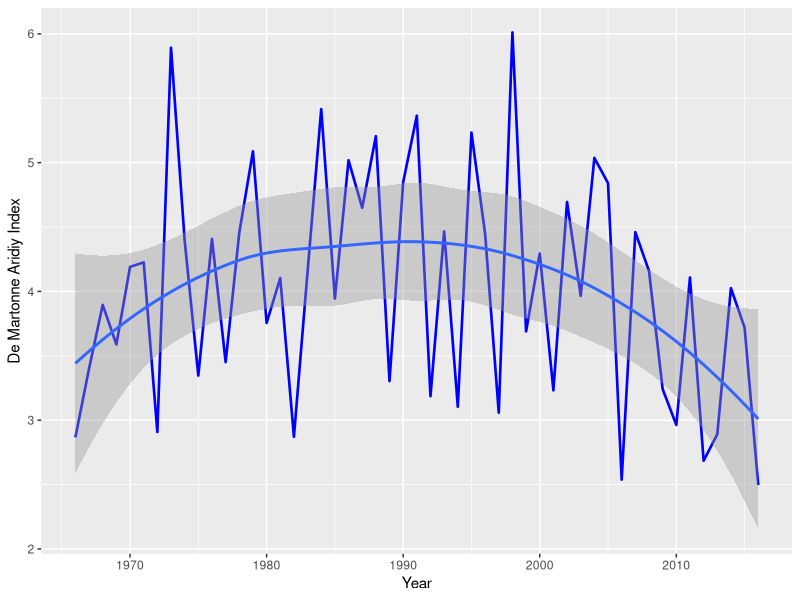
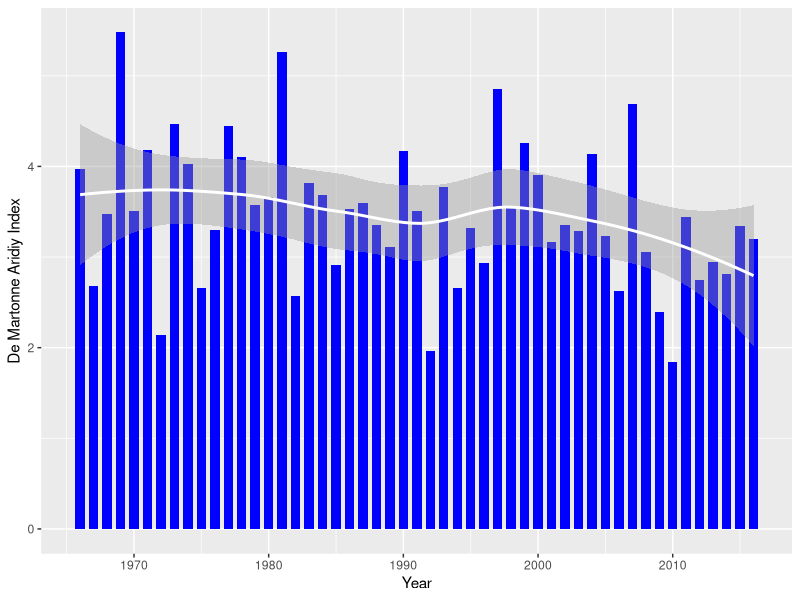
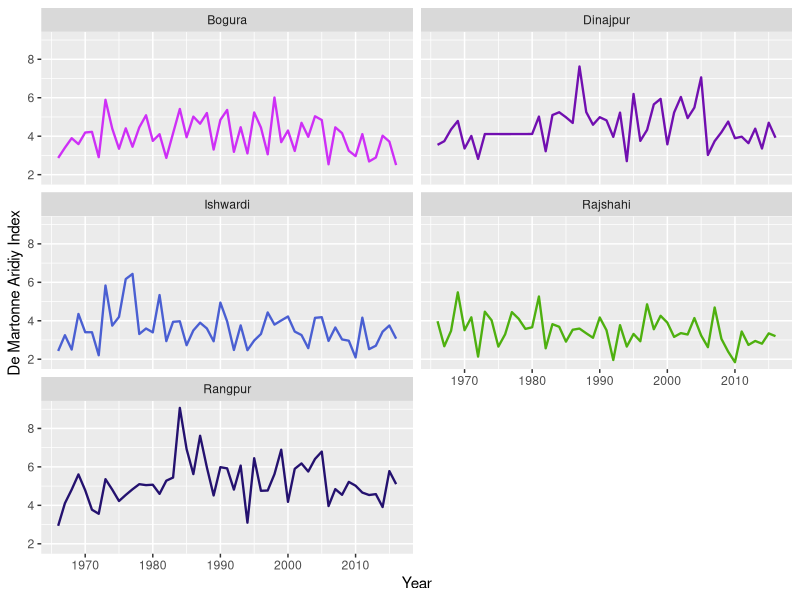
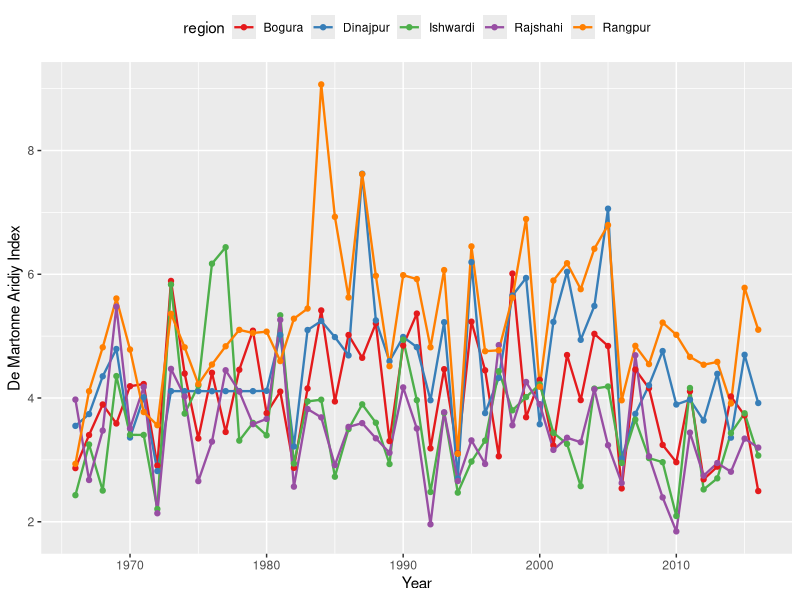
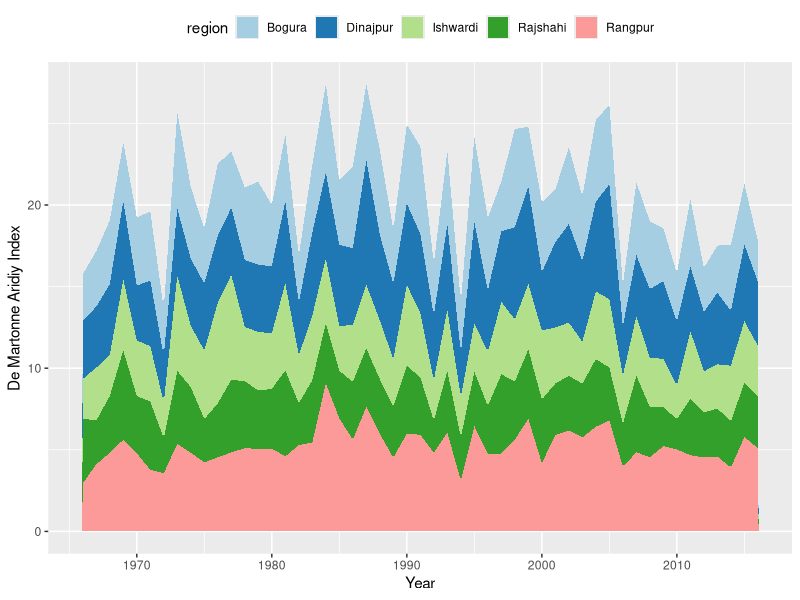
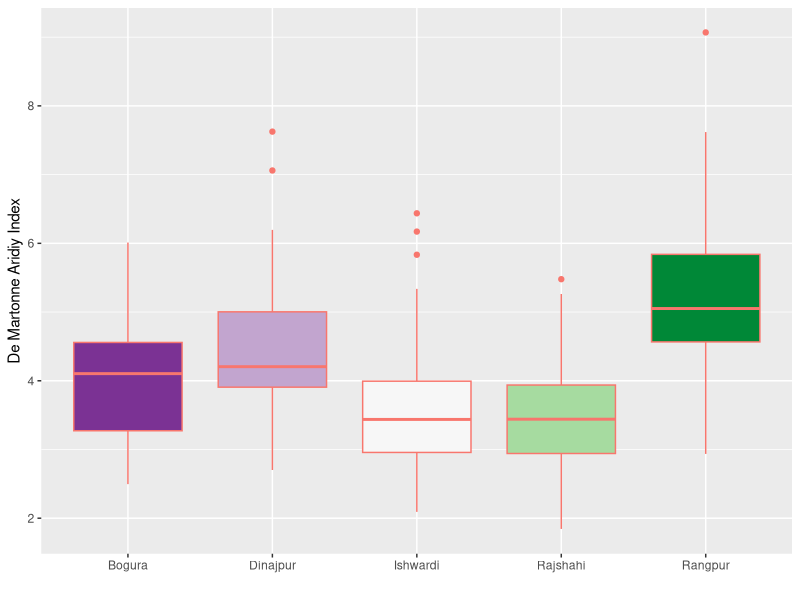
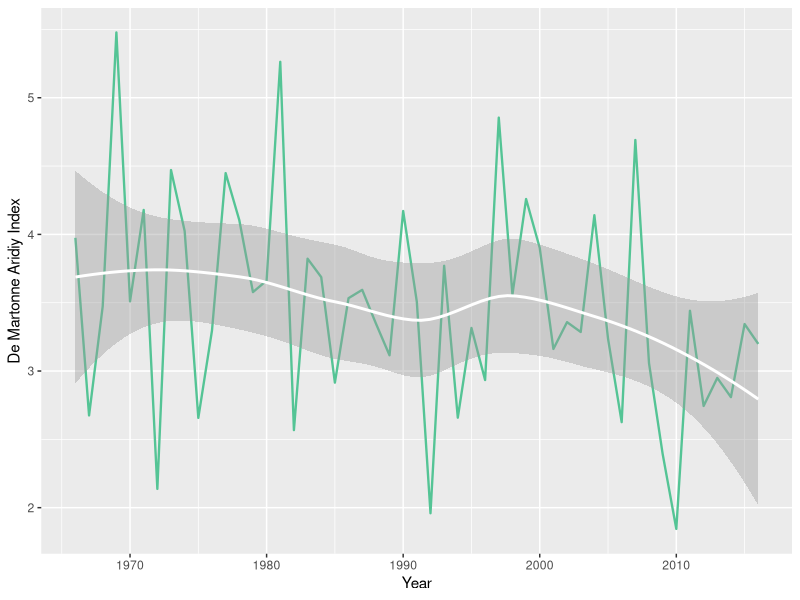
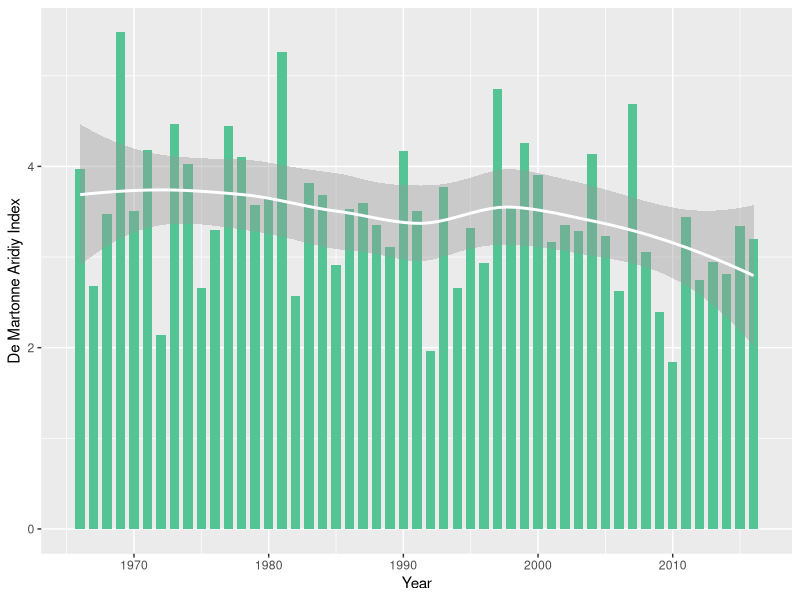

R code for these plots, in order: (Note: this script raises an error after producing the figures.)
library(tidyverse)
library(RColorBrewer)

idm <- read_csv("data/idm.csv") 

View(idm)

idm_tidy <- idm %>% pivot_longer(2:6, names_to = "region", values_to = "idm")

## Bogura

idm %>% ggplot(aes(x=Year, y = Bogura, group =1))+
  geom_line(size=0.9, color="blue")+
  labs(y="De Martonne Aridiy Index")+
  geom_smooth()


idm_tidy %>% filter(region=="Rajshahi") %>% 
  ggplot(aes(x=Year, y = idm))+
  geom_bar(stat="identity", fill="blue", width=0.7)+
  labs(y="De Martonne Aridiy Index")+
  geom_smooth(color="white")

col <- c("#54C495", "#3BBFB2", "#4CB6C7", "#75A9D0", "#9E9ACA")

dma <- function(r, col, col2){
  idm_tidy %>% filter(region==r) %>% 
    ggplot(aes(x=Year, y = idm, group =1))+
    geom_line(size=0.8, color=col)+
    labs(y="De Martonne Aridiy Index")+
  geom_smooth(color=col2)
  
  ggsave(filename = paste0("output/idm_",r,".png"), dpi = 300)
  
  ## Bar chart
  idm_tidy %>% filter(region==r) %>% 
    ggplot(aes(x=Year, y = idm))+
    geom_bar(stat="identity", fill=col, width=0.7)+
    labs(y="De Martonne Aridiy Index")+
    geom_smooth(color=col2)
  
  ggsave(filename = paste0("output/idm_bar_",r,".png"), dpi = 300)
}

dma("Rajshahi", col = "#54C495", col2 = "white")
dma("Bogura", col = "#3BBFB2", col2 = "white")
dma("Dinajpur", col = "#4CB6C7", col2 = "white")
dma("Ishwardi", col = "#75A9D0", col2 = "white")
dma("Rangpur", col = "#9E9ACA", col2 = "white")

## All in one plot

idm_tidy %>% ggplot(aes(x=Year, y = idm, color = region, group=1))+
  geom_line(size=0.8)+
  facet_wrap(~region, nrow=3)+
  labs(y="De Martonne Aridiy Index")+
  scale_color_manual(values = c("#CE2FF6", "#710FB0", 
                               "#4A5FD2", "#4EB00F", "#24116F"))+
  theme(legend.position = "none")

ggsave("output/idm_all_facet.png", dpi = 300)


## All lines in same graph

idm_tidy %>% ggplot(aes(Year, idm, color = region))+
  geom_line(size=0.8)+
  labs(y="De Martonne Aridiy Index")+
  scale_color_brewer(palette="Set1")+
  geom_point()+
  theme(legend.position = "top")

ggsave("output/idm_all.png", dpi = 300)

## Area Chart

idm_tidy %>% ggplot(aes(Year, idm, fill = region))+
  geom_area(size=0.8)+
  labs(y="De Martonne Aridiy Index")+
  scale_fill_brewer(palette="Paired")+
  theme(legend.position = "top")

ggsave("output/idm_area.png", dpi = 300)

## Boxplot 

idm_tidy %>% ggplot(aes(x=region, y=idm, color = "blue", fill=region))+
  geom_boxplot(show.legend = FALSE)+
  labs(x="", y="De Martonne Aridiy Index")+
  scale_fill_brewer(palette="PRGn")
ggsave("output/idm_box.png", dpi = 300) 


# Change Bogura to Bogra

idm_tidy <- idm_tidy %>% 
  mutate(region = replace(region, region == "Bogura", "Bogra"))

# Calculate Stationwise Yearly Aridity Index 

aridiy_st <- read_excel("aridity/Aridity Index Calculation.xlsx", sheet = 3)

aridity_tidy <- aridiy_st %>% 
  pivot_longer(3:7, names_to = "region", values_to = "idm")

aridiy_st_avg <- aridity_tidy %>% 
  group_by(Year, region) %>% summarise(Mean = mean(idm))

write_csv(aridiy_st_avg, path = "aridity/Aridity_Station.csv")
